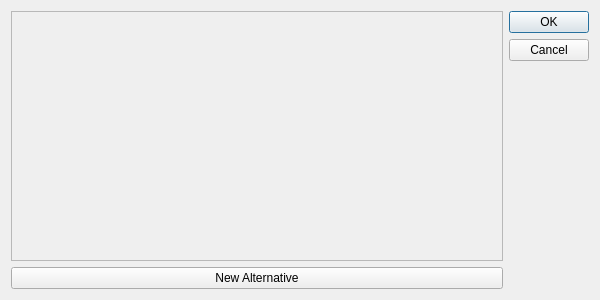
<?xml version="1.0" encoding="UTF-8"?>
<ui version="4.0">
 <class>ConnectionEditor</class>
 <widget class="QDialog" name="ConnectionEditor">
  <property name="geometry">
   <rect>
    <x>0</x>
    <y>0</y>
    <width>600</width>
    <height>300</height>
   </rect>
  </property>
  <property name="minimumSize">
   <size>
    <width>600</width>
    <height>0</height>
   </size>
  </property>
  <property name="windowTitle">
   <string>Connection Editor</string>
  </property>
  <layout class="QGridLayout" name="gridLayout_2">
   <item row="0" column="0">
    <widget class="QScrollArea" name="visualizer_scroll">
     <property name="widgetResizable">
      <bool>true</bool>
     </property>
     <widget class="QWidget" name="visualizer_contents">
      <property name="geometry">
       <rect>
        <x>0</x>
        <y>0</y>
        <width>499</width>
        <height>251</height>
       </rect>
      </property>
      <layout class="QGridLayout" name="gridLayout"/>
     </widget>
    </widget>
   </item>
   <item row="0" column="1">
    <widget class="QDialogButtonBox" name="buttonBox">
     <property name="orientation">
      <enum>Qt::Vertical</enum>
     </property>
     <property name="standardButtons">
      <set>QDialogButtonBox::Cancel|QDialogButtonBox::Ok</set>
     </property>
    </widget>
   </item>
   <item row="1" column="0">
    <widget class="QPushButton" name="new_alternative_button">
     <property name="text">
      <string>New Alternative</string>
     </property>
    </widget>
   </item>
  </layout>
 </widget>
 <resources/>
 <connections>
  <connection>
   <sender>buttonBox</sender>
   <signal>accepted()</signal>
   <receiver>ConnectionEditor</receiver>
   <slot>accept()</slot>
   <hints>
    <hint type="sourcelabel">
     <x>248</x>
     <y>254</y>
    </hint>
    <hint type="destinationlabel">
     <x>157</x>
     <y>274</y>
    </hint>
   </hints>
  </connection>
  <connection>
   <sender>buttonBox</sender>
   <signal>rejected()</signal>
   <receiver>ConnectionEditor</receiver>
   <slot>reject()</slot>
   <hints>
    <hint type="sourcelabel">
     <x>316</x>
     <y>260</y>
    </hint>
    <hint type="destinationlabel">
     <x>286</x>
     <y>274</y>
    </hint>
   </hints>
  </connection>
 </connections>
</ui>
